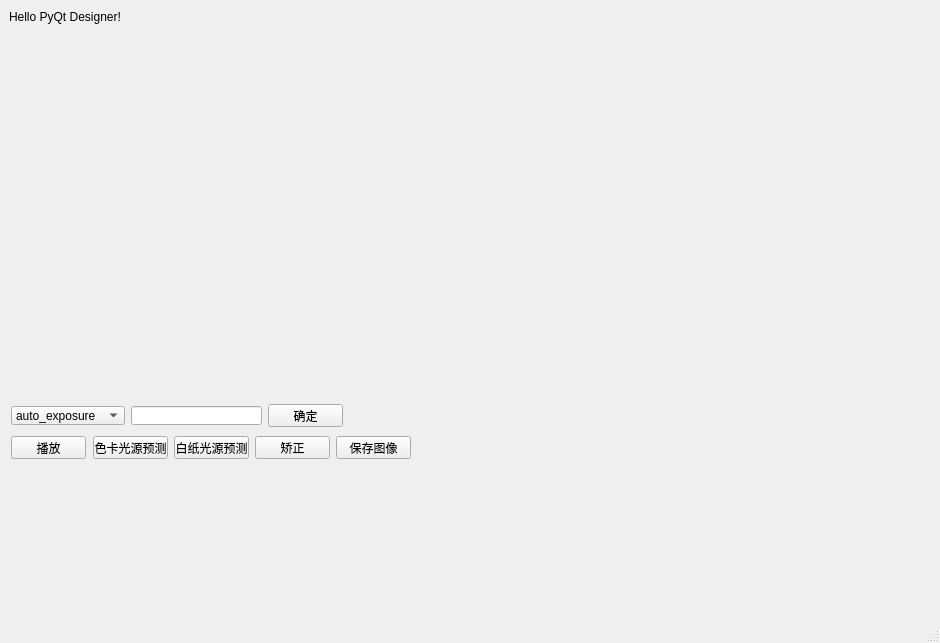
<?xml version="1.0" encoding="UTF-8"?>
<ui version="4.0">
 <class>MainWindow</class>
 <widget class="QMainWindow" name="MainWindow">
  <property name="geometry">
   <rect>
    <x>0</x>
    <y>0</y>
    <width>940</width>
    <height>643</height>
   </rect>
  </property>
  <property name="windowTitle">
   <string>MainWindow</string>
  </property>
  <widget class="QWidget" name="centralwidget">
   <widget class="QLabel" name="label">
    <property name="geometry">
     <rect>
      <x>9</x>
      <y>9</y>
      <width>120</width>
      <height>16</height>
     </rect>
    </property>
    <property name="text">
     <string>Hello PyQt Designer!</string>
    </property>
   </widget>
   <widget class="QWidget" name="layoutWidget">
    <property name="geometry">
     <rect>
      <x>9</x>
      <y>25</y>
      <width>721</width>
      <height>351</height>
     </rect>
    </property>
    <layout class="QHBoxLayout" name="horizontalLayout_4">
     <item>
      <widget class="QLabel" name="raw_image_viewer">
       <property name="mouseTracking">
        <bool>true</bool>
       </property>
       <property name="text">
        <string/>
       </property>
       <property name="scaledContents">
        <bool>false</bool>
       </property>
      </widget>
     </item>
     <item>
      <widget class="QLabel" name="result_viewer">
       <property name="mouseTracking">
        <bool>true</bool>
       </property>
       <property name="text">
        <string/>
       </property>
       <property name="scaledContents">
        <bool>false</bool>
       </property>
      </widget>
     </item>
    </layout>
   </widget>
   <widget class="QComboBox" name="exposure_comboBox">
    <property name="geometry">
     <rect>
      <x>11</x>
      <y>406</y>
      <width>114</width>
      <height>19</height>
     </rect>
    </property>
    <item>
     <property name="text">
      <string>auto_exposure</string>
     </property>
    </item>
    <item>
     <property name="text">
      <string>manual_exposure</string>
     </property>
    </item>
   </widget>
   <widget class="QLineEdit" name="exposure_value">
    <property name="geometry">
     <rect>
      <x>131</x>
      <y>406</y>
      <width>131</width>
      <height>19</height>
     </rect>
    </property>
   </widget>
   <widget class="QPushButton" name="exposure_button">
    <property name="geometry">
     <rect>
      <x>268</x>
      <y>404</y>
      <width>75</width>
      <height>23</height>
     </rect>
    </property>
    <property name="text">
     <string>确定</string>
    </property>
   </widget>
   <widget class="QPushButton" name="show_image_button">
    <property name="geometry">
     <rect>
      <x>11</x>
      <y>436</y>
      <width>75</width>
      <height>23</height>
     </rect>
    </property>
    <property name="text">
     <string>播放</string>
    </property>
   </widget>
   <widget class="QPushButton" name="cc_wb_button">
    <property name="geometry">
     <rect>
      <x>93</x>
      <y>436</y>
      <width>75</width>
      <height>23</height>
     </rect>
    </property>
    <property name="text">
     <string>色卡光源预测</string>
    </property>
   </widget>
   <widget class="QPushButton" name="wp_wb_button">
    <property name="geometry">
     <rect>
      <x>174</x>
      <y>436</y>
      <width>75</width>
      <height>23</height>
     </rect>
    </property>
    <property name="text">
     <string>白纸光源预测</string>
    </property>
   </widget>
   <widget class="QPushButton" name="correction_button">
    <property name="geometry">
     <rect>
      <x>255</x>
      <y>436</y>
      <width>75</width>
      <height>23</height>
     </rect>
    </property>
    <property name="text">
     <string>矫正</string>
    </property>
   </widget>
   <widget class="QPushButton" name="save_image_button">
    <property name="geometry">
     <rect>
      <x>336</x>
      <y>436</y>
      <width>75</width>
      <height>23</height>
     </rect>
    </property>
    <property name="text">
     <string>保存图像</string>
    </property>
    <property name="autoDefault">
     <bool>true</bool>
    </property>
   </widget>
  </widget>
  <widget class="QMenuBar" name="menubar">
   <property name="geometry">
    <rect>
     <x>0</x>
     <y>0</y>
     <width>940</width>
     <height>22</height>
    </rect>
   </property>
  </widget>
  <widget class="QStatusBar" name="statusbar"/>
 </widget>
 <resources/>
 <connections/>
</ui>
